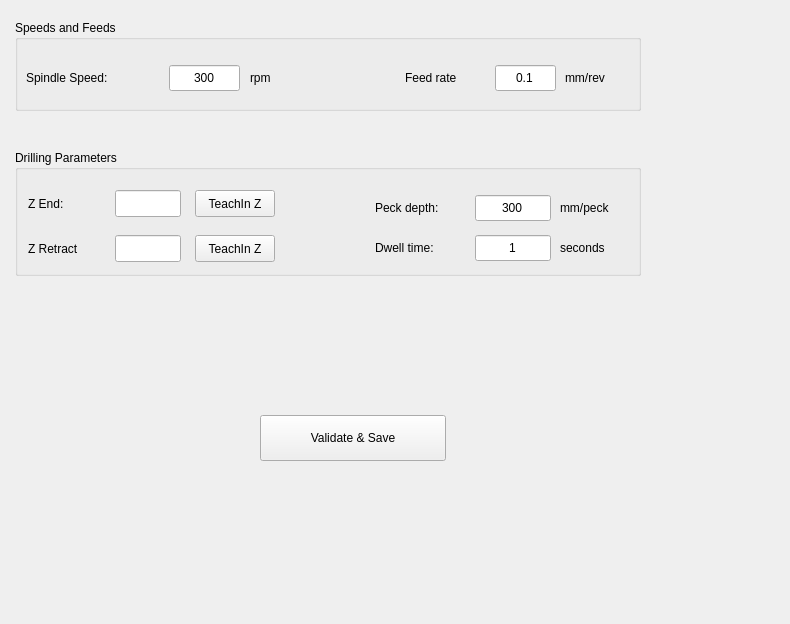
<?xml version="1.0" encoding="UTF-8"?>
<ui version="4.0">
 <class>Form</class>
 <widget class="QWidget" name="Form">
  <property name="geometry">
   <rect>
    <x>0</x>
    <y>0</y>
    <width>790</width>
    <height>624</height>
   </rect>
  </property>
  <property name="windowTitle">
   <string>Form</string>
  </property>
  <widget class="QGroupBox" name="groupBox">
   <property name="geometry">
    <rect>
     <x>15</x>
     <y>20</y>
     <width>626</width>
     <height>91</height>
    </rect>
   </property>
   <property name="title">
    <string>Speeds and Feeds</string>
   </property>
   <widget class="QLabel" name="label_48">
    <property name="geometry">
     <rect>
      <x>235</x>
      <y>45</y>
      <width>80</width>
      <height>26</height>
     </rect>
    </property>
    <property name="styleSheet">
     <string notr="true">font: 11pt &quot;Noto Sans&quot;;</string>
    </property>
    <property name="text">
     <string>rpm</string>
    </property>
   </widget>
   <widget class="VCPSettingsLineEdit" name="drillingRpm">
    <property name="geometry">
     <rect>
      <x>154</x>
      <y>45</y>
      <width>71</width>
      <height>26</height>
     </rect>
    </property>
    <property name="focusPolicy">
     <enum>Qt::NoFocus</enum>
    </property>
    <property name="styleSheet">
     <string notr="true">font: 11pt &quot;Noto Sans&quot;;</string>
    </property>
    <property name="text">
     <string>300</string>
    </property>
    <property name="alignment">
     <set>Qt::AlignCenter</set>
    </property>
    <property name="settingName" stdset="0">
     <string>smart_numpad.input-rpm-2</string>
    </property>
    <property name="textFormat" stdset="0">
     <string/>
    </property>
   </widget>
   <widget class="QLabel" name="label_45">
    <property name="geometry">
     <rect>
      <x>11</x>
      <y>45</y>
      <width>111</width>
      <height>26</height>
     </rect>
    </property>
    <property name="styleSheet">
     <string notr="true">font: 11pt &quot;Noto Sans&quot;;</string>
    </property>
    <property name="text">
     <string>Spindle Speed:</string>
    </property>
   </widget>
   <widget class="QLabel" name="label_47">
    <property name="geometry">
     <rect>
      <x>550</x>
      <y>45</y>
      <width>66</width>
      <height>26</height>
     </rect>
    </property>
    <property name="styleSheet">
     <string notr="true">font: 11pt &quot;Noto Sans&quot;;</string>
    </property>
    <property name="text">
     <string>mm/rev</string>
    </property>
   </widget>
   <widget class="QLabel" name="label_44">
    <property name="geometry">
     <rect>
      <x>390</x>
      <y>45</y>
      <width>81</width>
      <height>26</height>
     </rect>
    </property>
    <property name="styleSheet">
     <string notr="true">font: 11pt &quot;Noto Sans&quot;;</string>
    </property>
    <property name="text">
     <string>Feed rate</string>
    </property>
   </widget>
   <widget class="VCPSettingsLineEdit" name="drillingFeed">
    <property name="geometry">
     <rect>
      <x>480</x>
      <y>45</y>
      <width>61</width>
      <height>26</height>
     </rect>
    </property>
    <property name="focusPolicy">
     <enum>Qt::NoFocus</enum>
    </property>
    <property name="styleSheet">
     <string notr="true">font: 11pt &quot;Noto Sans&quot;;</string>
    </property>
    <property name="text">
     <string>0.1</string>
    </property>
    <property name="alignment">
     <set>Qt::AlignCenter</set>
    </property>
    <property name="settingName" stdset="0">
     <string>smart_numpad.quick-cycles-drill-feed</string>
    </property>
    <property name="textFormat" stdset="0">
     <string/>
    </property>
   </widget>
  </widget>
  <widget class="QGroupBox" name="groupBox_2">
   <property name="geometry">
    <rect>
     <x>15</x>
     <y>150</y>
     <width>626</width>
     <height>126</height>
    </rect>
   </property>
   <property name="title">
    <string>Drilling Parameters</string>
   </property>
   <widget class="QPushButton" name="drillingTeachEndBtn">
    <property name="geometry">
     <rect>
      <x>180</x>
      <y>40</y>
      <width>80</width>
      <height>27</height>
     </rect>
    </property>
    <property name="text">
     <string>TeachIn Z</string>
    </property>
   </widget>
   <widget class="TeachInLineEdit" name="drillingZEnd">
    <property name="geometry">
     <rect>
      <x>100</x>
      <y>40</y>
      <width>66</width>
      <height>27</height>
     </rect>
    </property>
    <property name="alignment">
     <set>Qt::AlignRight|Qt::AlignTrailing|Qt::AlignVCenter</set>
    </property>
    <property name="referenceType" stdset="0">
     <number>1</number>
    </property>
    <property name="axisNumber" stdset="0">
     <number>2</number>
    </property>
    <property name="inchFormat" stdset="0">
     <string>%9.4f</string>
    </property>
    <property name="millimeterFormat" stdset="0">
     <string>%10.3f</string>
    </property>
    <property name="degreeFormat" stdset="0">
     <string>%10.2f</string>
    </property>
    <property name="latheMode" stdset="0">
     <number>0</number>
    </property>
   </widget>
   <widget class="QLabel" name="label_41">
    <property name="geometry">
     <rect>
      <x>13</x>
      <y>40</y>
      <width>76</width>
      <height>27</height>
     </rect>
    </property>
    <property name="styleSheet">
     <string notr="true">font: 11pt &quot;Noto Sans&quot;;</string>
    </property>
    <property name="text">
     <string>Z End:</string>
    </property>
   </widget>
   <widget class="QPushButton" name="drillingTeachRetractBtn">
    <property name="geometry">
     <rect>
      <x>180</x>
      <y>85</y>
      <width>80</width>
      <height>27</height>
     </rect>
    </property>
    <property name="text">
     <string>TeachIn Z</string>
    </property>
   </widget>
   <widget class="QLabel" name="label_42">
    <property name="geometry">
     <rect>
      <x>13</x>
      <y>85</y>
      <width>81</width>
      <height>27</height>
     </rect>
    </property>
    <property name="styleSheet">
     <string notr="true">font: 11pt &quot;Noto Sans&quot;;</string>
    </property>
    <property name="text">
     <string>Z Retract</string>
    </property>
   </widget>
   <widget class="TeachInLineEdit" name="drillingZRetract">
    <property name="geometry">
     <rect>
      <x>100</x>
      <y>85</y>
      <width>66</width>
      <height>27</height>
     </rect>
    </property>
    <property name="alignment">
     <set>Qt::AlignRight|Qt::AlignTrailing|Qt::AlignVCenter</set>
    </property>
    <property name="referenceType" stdset="0">
     <number>1</number>
    </property>
    <property name="axisNumber" stdset="0">
     <number>2</number>
    </property>
    <property name="inchFormat" stdset="0">
     <string>%9.4f</string>
    </property>
    <property name="millimeterFormat" stdset="0">
     <string>%10.3f</string>
    </property>
    <property name="degreeFormat" stdset="0">
     <string>%10.2f</string>
    </property>
    <property name="latheMode" stdset="0">
     <number>0</number>
    </property>
   </widget>
   <widget class="QLabel" name="label_46">
    <property name="geometry">
     <rect>
      <x>545</x>
      <y>45</y>
      <width>70</width>
      <height>26</height>
     </rect>
    </property>
    <property name="styleSheet">
     <string notr="true">font: 11pt &quot;Noto Sans&quot;;</string>
    </property>
    <property name="text">
     <string>mm/peck</string>
    </property>
   </widget>
   <widget class="QLabel" name="label_17">
    <property name="geometry">
     <rect>
      <x>360</x>
      <y>45</y>
      <width>89</width>
      <height>26</height>
     </rect>
    </property>
    <property name="styleSheet">
     <string notr="true">font: 11pt &quot;Noto Sans&quot;;</string>
    </property>
    <property name="text">
     <string>Peck depth:</string>
    </property>
   </widget>
   <widget class="VCPSettingsLineEdit" name="drillingPeckDepth">
    <property name="geometry">
     <rect>
      <x>460</x>
      <y>45</y>
      <width>76</width>
      <height>26</height>
     </rect>
    </property>
    <property name="focusPolicy">
     <enum>Qt::NoFocus</enum>
    </property>
    <property name="styleSheet">
     <string notr="true">font: 11pt &quot;Noto Sans&quot;;</string>
    </property>
    <property name="text">
     <string>300</string>
    </property>
    <property name="alignment">
     <set>Qt::AlignCenter</set>
    </property>
    <property name="settingName" stdset="0">
     <string>smart_numpad.quick-cycles-peck-depth</string>
    </property>
    <property name="textFormat" stdset="0">
     <string/>
    </property>
   </widget>
   <widget class="QLabel" name="label_18">
    <property name="geometry">
     <rect>
      <x>360</x>
      <y>85</y>
      <width>89</width>
      <height>26</height>
     </rect>
    </property>
    <property name="styleSheet">
     <string notr="true">font: 11pt &quot;Noto Sans&quot;;</string>
    </property>
    <property name="text">
     <string>Dwell time:</string>
    </property>
   </widget>
   <widget class="QLabel" name="label_49">
    <property name="geometry">
     <rect>
      <x>545</x>
      <y>85</y>
      <width>70</width>
      <height>26</height>
     </rect>
    </property>
    <property name="styleSheet">
     <string notr="true">font: 11pt &quot;Noto Sans&quot;;</string>
    </property>
    <property name="text">
     <string>seconds</string>
    </property>
   </widget>
   <widget class="VCPSettingsLineEdit" name="dwellTime">
    <property name="geometry">
     <rect>
      <x>460</x>
      <y>85</y>
      <width>76</width>
      <height>26</height>
     </rect>
    </property>
    <property name="focusPolicy">
     <enum>Qt::NoFocus</enum>
    </property>
    <property name="styleSheet">
     <string notr="true">font: 11pt &quot;Noto Sans&quot;;</string>
    </property>
    <property name="text">
     <string>1</string>
    </property>
    <property name="alignment">
     <set>Qt::AlignCenter</set>
    </property>
    <property name="settingName" stdset="0">
     <string>smart_numpad.quick-cycles-peck-depth</string>
    </property>
    <property name="textFormat" stdset="0">
     <string/>
    </property>
   </widget>
  </widget>
  <widget class="QPushButton" name="validateAndSave">
   <property name="geometry">
    <rect>
     <x>260</x>
     <y>415</y>
     <width>186</width>
     <height>46</height>
    </rect>
   </property>
   <property name="text">
    <string>Validate &amp;&amp; Save</string>
   </property>
  </widget>
 </widget>
 <customwidgets>
  <customwidget>
   <class>VCPSettingsLineEdit</class>
   <extends>QLineEdit</extends>
   <header>qtpyvcp.widgets.input_widgets.setting_slider</header>
  </customwidget>
  <customwidget>
   <class>TeachInLineEdit</class>
   <extends>QLineEdit</extends>
   <header>qtpyvcp.widgets.input_widgets.teachin_line_edit</header>
  </customwidget>
 </customwidgets>
 <resources>
  <include location="../../teachinlathe.qrc"/>
 </resources>
 <connections/>
</ui>
